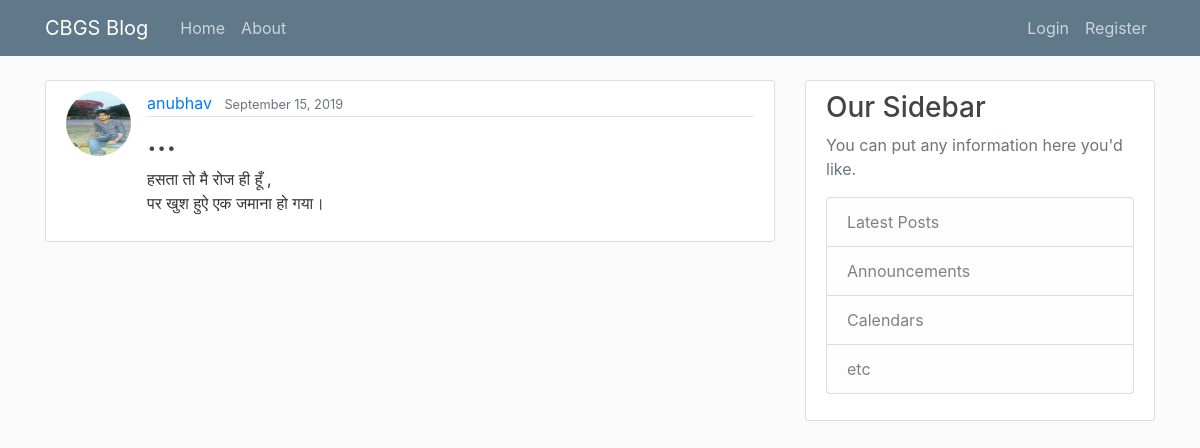
The page /post/39/ on the database its author committed.
### blog/models.py (models this page shows, shortened)
class Post(models.Model):
	title = models.CharField(max_length=100)
	content = models.TextField()
	date_posted = models.DateTimeField(default=timezone.now)
	author = models.ForeignKey(User,on_delete=models.CASCADE)

### users/models.py (models this page shows, shortened)
class Profile(models.Model):
	user = models.OneToOneField(User,on_delete=models.CASCADE)
	image = models.ImageField(default='default.jpg', upload_to='profile_pics')

### blog/views.py (the view)
# urls.py: path('post/<int:pk>/', PostDetailView.as_view(), name='post-detail'),
class PostDetailView(DetailView):
	model = Post

### blog/templates/blog/post_detail.html (shortened to what this page needs)
{% extends 'blog/base.html' %}
{% block content %}
		<article class="media content-section">
		<img class="rounded-circle article-img"src="{{ post.author.profile.image.url }}">
		  <div class="media-body">
			<div class="article-metadata">
			  <a class="mr-2" href="{% url 'user-posts' object.author.username %}">{{ object.author }}</a>
			  <small class="text-muted">{{ object.date_posted|date:"F d, Y" }}</small>
			</div>
			<h2 class="article-title">{{ object.title }}</h2>
			<p class="article-content">{{ object.content }}</p>
		  </div>
	</article>
{% endblock content %}

### blog/static/blog/main.css (style rules this page uses)
body { background: #fafafa; color: #333333; margin-top: 5rem; }
h1, h2, h3, h4, h5, h6 { color: #444444; }
.content-section { background: #ffffff; padding: 10px 20px; border: 1px solid #dddddd; border-radius: 3px; margin-bottom: 20px; }
.article-title { color: #444444; }
.article-content { white-space: pre-line; }
.article-img { height: 65px; width: 65px; margin-right: 16px; }
.article-metadata { padding-bottom: 1px; margin-bottom: 4px; border-bottom: 1px solid #e3e3e3 }

### rows shown on the page
Post: author.profile.image (picture), author "anubhav", date_posted "September 15, 2019", title "...", content "हसता तो मै रोज ही हूँ , पर खुश हुऐ एक जमाना हो गया।"
